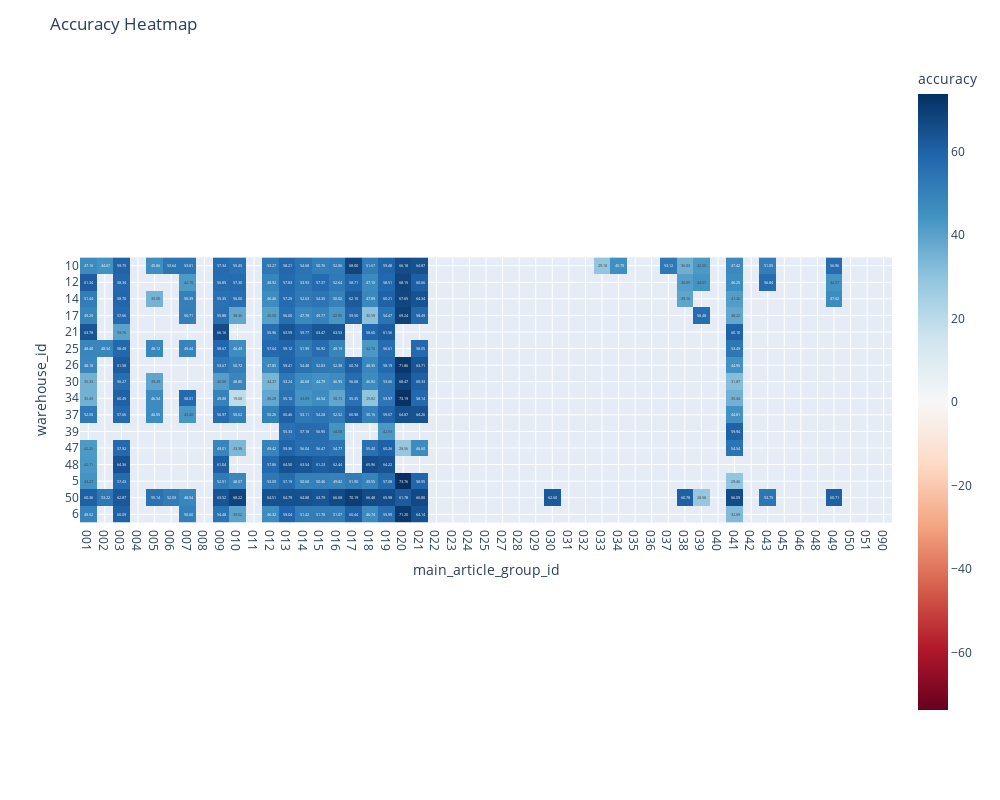

Source (notebook cell):
### Code cell
filename = "ROS_results/o16a3.png" # None
accuracy_heatmap(results_df,X_test,accuracy_col=['warehouse_id','main_article_group_id'],file_name = filename)

### Figure 1 — Plotly figure (JSON) as saved in the notebook; plotly's stock layout.template omitted (floating-point values rounded to 4 significant figures; data arrays with more than 128 entries replaced by an {"elided": "..."} marker saying what was removed)
{"data": [{"coloraxis": "coloraxis", "hovertemplate": "main_article_group_id: %{x}<br>warehouse_id: %{y}<br>accuracy: %{z}<extra></extra>", "name": "0", "texttemplate": "%{z:.2f}", "type": "heatmap", "x": ["001", "002", "003", "004", "005", "006", "007", "008", "009", "010", "011", "012", "013", "014", "015", "016", "017", "018", "019", "020", "021", "022", "023", "024", "025", "027", "028", "029", "030", "031", "032", "033", "034", "035", "036", "037", "038", "039", "040", "041", "042", "043", "045", "046", "048", "049", "050", "051", "090"], "xaxis": "x", "y": ["10", "12", "14", "17", "21", "25", "26", "30", "34", "37", "39", "47", "48", "5", "50", "6"], "yaxis": "y", "z": {"elided": "16x49 float values"}}], "layout": {"coloraxis": {"cmid": 0, "colorbar": {"title": {"text": "accuracy"}}, "colorscale": [[0, "rgb(103,0,31)"], [0.1, "rgb(178,24,43)"], [0.2, "rgb(214,96,77)"], [0.3, "rgb(244,165,130)"], [0.4, "rgb(253,219,199)"], [0.5, "rgb(247,247,247)"], [0.6, "rgb(209,229,240)"], [0.7, "rgb(146,197,222)"], [0.8, "rgb(67,147,195)"], [0.9, "rgb(33,102,172)"], [1, "rgb(5,48,97)"]]}, "height": 800, "margin": {"t": 60}, "title": {"text": "Accuracy Heatmap"}, "width": 1000, "xaxis": {"anchor": "y", "constrain": "domain", "domain": [0, 1], "scaleanchor": "y", "title": {"text": "main_article_group_id"}}, "yaxis": {"anchor": "x", "autorange": "reversed", "constrain": "domain", "domain": [0, 1], "title": {"text": "warehouse_id"}}}}
